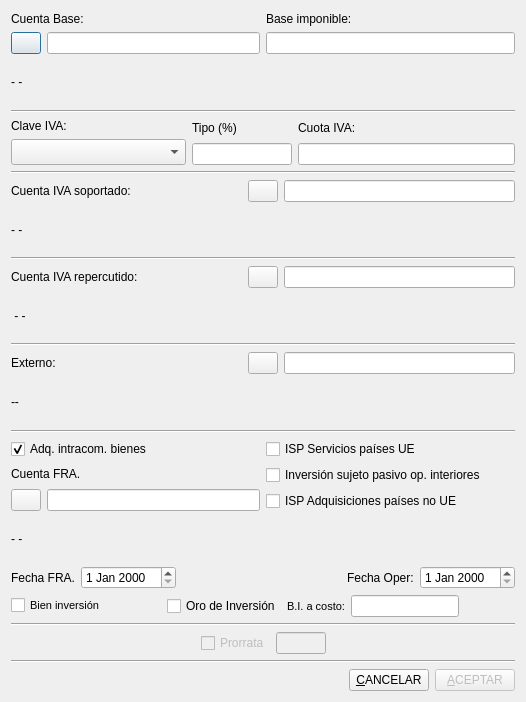
<?xml version="1.0" encoding="UTF-8"?>
<ui version="4.0">
 <author>José Manuel Díez Botella</author>
 <class>aib</class>
 <widget class="QDialog" name="aib">
  <property name="enabled">
   <bool>true</bool>
  </property>
  <property name="geometry">
   <rect>
    <x>0</x>
    <y>0</y>
    <width>526</width>
    <height>702</height>
   </rect>
  </property>
  <property name="windowTitle">
   <string>IVA - AIB / Inversión sujeto pasivo</string>
  </property>
  <layout class="QVBoxLayout" name="verticalLayout_2">
   <item>
    <layout class="QHBoxLayout">
     <property name="spacing">
      <number>6</number>
     </property>
     <property name="leftMargin">
      <number>0</number>
     </property>
     <property name="topMargin">
      <number>0</number>
     </property>
     <property name="rightMargin">
      <number>0</number>
     </property>
     <property name="bottomMargin">
      <number>0</number>
     </property>
     <item>
      <layout class="QVBoxLayout">
       <property name="spacing">
        <number>6</number>
       </property>
       <property name="leftMargin">
        <number>0</number>
       </property>
       <property name="topMargin">
        <number>0</number>
       </property>
       <property name="rightMargin">
        <number>0</number>
       </property>
       <property name="bottomMargin">
        <number>0</number>
       </property>
       <item>
        <widget class="QLabel" name="textLabel1">
         <property name="font">
          <font>
           <pointsize>9</pointsize>
          </font>
         </property>
         <property name="lineWidth">
          <number>1</number>
         </property>
         <property name="text">
          <string>Cuenta Base:</string>
         </property>
         <property name="wordWrap">
          <bool>false</bool>
         </property>
        </widget>
       </item>
       <item>
        <layout class="QHBoxLayout">
         <property name="spacing">
          <number>6</number>
         </property>
         <property name="leftMargin">
          <number>0</number>
         </property>
         <property name="topMargin">
          <number>0</number>
         </property>
         <property name="rightMargin">
          <number>0</number>
         </property>
         <property name="bottomMargin">
          <number>0</number>
         </property>
         <item>
          <widget class="QPushButton" name="ctabasepushButton">
           <property name="minimumSize">
            <size>
             <width>20</width>
             <height>20</height>
            </size>
           </property>
           <property name="maximumSize">
            <size>
             <width>30</width>
             <height>30</height>
            </size>
           </property>
           <property name="text">
            <string/>
           </property>
           <property name="icon">
            <iconset resource="keme.qrc">
             <normaloff>:/iconos/graf/viewer.xpm</normaloff>:/iconos/graf/viewer.xpm</iconset>
           </property>
          </widget>
         </item>
         <item>
          <widget class="QLineEdit" name="CtabaselineEdit">
           <property name="sizePolicy">
            <sizepolicy hsizetype="Preferred" vsizetype="Fixed">
             <horstretch>0</horstretch>
             <verstretch>0</verstretch>
            </sizepolicy>
           </property>
           <property name="maxLength">
            <number>40</number>
           </property>
          </widget>
         </item>
        </layout>
       </item>
      </layout>
     </item>
     <item>
      <layout class="QVBoxLayout">
       <property name="spacing">
        <number>6</number>
       </property>
       <property name="leftMargin">
        <number>0</number>
       </property>
       <property name="topMargin">
        <number>0</number>
       </property>
       <property name="rightMargin">
        <number>0</number>
       </property>
       <property name="bottomMargin">
        <number>0</number>
       </property>
       <item>
        <widget class="QLabel" name="textLabel2">
         <property name="font">
          <font>
           <pointsize>9</pointsize>
          </font>
         </property>
         <property name="text">
          <string>Base imponible:</string>
         </property>
         <property name="wordWrap">
          <bool>false</bool>
         </property>
        </widget>
       </item>
       <item>
        <widget class="QLineEdit" name="baselineEdit">
         <property name="sizePolicy">
          <sizepolicy hsizetype="Preferred" vsizetype="Fixed">
           <horstretch>0</horstretch>
           <verstretch>0</verstretch>
          </sizepolicy>
         </property>
        </widget>
       </item>
      </layout>
     </item>
    </layout>
   </item>
   <item>
    <widget class="QLabel" name="basetextLabel">
     <property name="text">
      <string>- -</string>
     </property>
     <property name="wordWrap">
      <bool>false</bool>
     </property>
    </widget>
   </item>
   <item>
    <widget class="Line" name="line1">
     <property name="frameShape">
      <enum>QFrame::HLine</enum>
     </property>
     <property name="frameShadow">
      <enum>QFrame::Sunken</enum>
     </property>
     <property name="orientation">
      <enum>Qt::Horizontal</enum>
     </property>
    </widget>
   </item>
   <item>
    <layout class="QHBoxLayout">
     <property name="spacing">
      <number>6</number>
     </property>
     <property name="leftMargin">
      <number>0</number>
     </property>
     <property name="topMargin">
      <number>0</number>
     </property>
     <property name="rightMargin">
      <number>0</number>
     </property>
     <property name="bottomMargin">
      <number>0</number>
     </property>
     <item>
      <layout class="QVBoxLayout">
       <property name="spacing">
        <number>6</number>
       </property>
       <property name="leftMargin">
        <number>0</number>
       </property>
       <property name="topMargin">
        <number>0</number>
       </property>
       <property name="rightMargin">
        <number>0</number>
       </property>
       <property name="bottomMargin">
        <number>0</number>
       </property>
       <item>
        <widget class="QLabel" name="TextLabel3">
         <property name="font">
          <font>
           <pointsize>9</pointsize>
          </font>
         </property>
         <property name="text">
          <string>Clave IVA:</string>
         </property>
         <property name="wordWrap">
          <bool>false</bool>
         </property>
        </widget>
       </item>
       <item>
        <widget class="QComboBox" name="ClaveivacomboBox">
         <property name="sizePolicy">
          <sizepolicy hsizetype="Preferred" vsizetype="Fixed">
           <horstretch>0</horstretch>
           <verstretch>0</verstretch>
          </sizepolicy>
         </property>
         <property name="maximumSize">
          <size>
           <width>175</width>
           <height>16777215</height>
          </size>
         </property>
         <property name="font">
          <font>
           <pointsize>11</pointsize>
          </font>
         </property>
        </widget>
       </item>
      </layout>
     </item>
     <item>
      <layout class="QVBoxLayout">
       <property name="spacing">
        <number>6</number>
       </property>
       <property name="leftMargin">
        <number>0</number>
       </property>
       <property name="topMargin">
        <number>0</number>
       </property>
       <property name="rightMargin">
        <number>0</number>
       </property>
       <property name="bottomMargin">
        <number>0</number>
       </property>
       <item>
        <widget class="QLabel" name="textLabel6">
         <property name="sizePolicy">
          <sizepolicy hsizetype="Minimum" vsizetype="Preferred">
           <horstretch>0</horstretch>
           <verstretch>0</verstretch>
          </sizepolicy>
         </property>
         <property name="maximumSize">
          <size>
           <width>100</width>
           <height>32767</height>
          </size>
         </property>
         <property name="font">
          <font>
           <pointsize>9</pointsize>
          </font>
         </property>
         <property name="text">
          <string>Tipo (%)</string>
         </property>
         <property name="wordWrap">
          <bool>false</bool>
         </property>
        </widget>
       </item>
       <item>
        <widget class="QLineEdit" name="TipolineEdit">
         <property name="sizePolicy">
          <sizepolicy hsizetype="Preferred" vsizetype="Fixed">
           <horstretch>0</horstretch>
           <verstretch>0</verstretch>
          </sizepolicy>
         </property>
         <property name="minimumSize">
          <size>
           <width>90</width>
           <height>0</height>
          </size>
         </property>
         <property name="maximumSize">
          <size>
           <width>100</width>
           <height>32767</height>
          </size>
         </property>
         <property name="text">
          <string/>
         </property>
         <property name="readOnly">
          <bool>true</bool>
         </property>
        </widget>
       </item>
      </layout>
     </item>
     <item>
      <layout class="QVBoxLayout">
       <property name="spacing">
        <number>6</number>
       </property>
       <property name="leftMargin">
        <number>0</number>
       </property>
       <property name="topMargin">
        <number>0</number>
       </property>
       <property name="rightMargin">
        <number>0</number>
       </property>
       <property name="bottomMargin">
        <number>0</number>
       </property>
       <item>
        <widget class="QLabel" name="textLabel7">
         <property name="font">
          <font>
           <pointsize>9</pointsize>
          </font>
         </property>
         <property name="text">
          <string>Cuota IVA:</string>
         </property>
         <property name="wordWrap">
          <bool>false</bool>
         </property>
        </widget>
       </item>
       <item>
        <widget class="QLineEdit" name="CuotalineEdit">
         <property name="sizePolicy">
          <sizepolicy hsizetype="Preferred" vsizetype="Fixed">
           <horstretch>0</horstretch>
           <verstretch>0</verstretch>
          </sizepolicy>
         </property>
         <property name="minimumSize">
          <size>
           <width>140</width>
           <height>0</height>
          </size>
         </property>
         <property name="readOnly">
          <bool>true</bool>
         </property>
        </widget>
       </item>
      </layout>
     </item>
    </layout>
   </item>
   <item>
    <widget class="Line" name="line3_2">
     <property name="frameShape">
      <enum>QFrame::HLine</enum>
     </property>
     <property name="frameShadow">
      <enum>QFrame::Sunken</enum>
     </property>
     <property name="orientation">
      <enum>Qt::Horizontal</enum>
     </property>
    </widget>
   </item>
   <item>
    <layout class="QHBoxLayout">
     <property name="spacing">
      <number>6</number>
     </property>
     <property name="leftMargin">
      <number>0</number>
     </property>
     <property name="topMargin">
      <number>0</number>
     </property>
     <property name="rightMargin">
      <number>0</number>
     </property>
     <property name="bottomMargin">
      <number>0</number>
     </property>
     <item>
      <widget class="QLabel" name="textLabel4">
       <property name="minimumSize">
        <size>
         <width>160</width>
         <height>0</height>
        </size>
       </property>
       <property name="font">
        <font>
         <pointsize>9</pointsize>
        </font>
       </property>
       <property name="text">
        <string>Cuenta IVA soportado:</string>
       </property>
       <property name="wordWrap">
        <bool>false</bool>
       </property>
      </widget>
     </item>
     <item>
      <widget class="QPushButton" name="ctaivapushButton">
       <property name="minimumSize">
        <size>
         <width>20</width>
         <height>20</height>
        </size>
       </property>
       <property name="maximumSize">
        <size>
         <width>30</width>
         <height>30</height>
        </size>
       </property>
       <property name="text">
        <string/>
       </property>
       <property name="icon">
        <iconset resource="keme.qrc">
         <normaloff>:/iconos/graf/viewer.xpm</normaloff>:/iconos/graf/viewer.xpm</iconset>
       </property>
      </widget>
     </item>
     <item>
      <widget class="QLineEdit" name="CtaivalineEdit">
       <property name="sizePolicy">
        <sizepolicy hsizetype="Preferred" vsizetype="Fixed">
         <horstretch>0</horstretch>
         <verstretch>0</verstretch>
        </sizepolicy>
       </property>
       <property name="maxLength">
        <number>40</number>
       </property>
      </widget>
     </item>
    </layout>
   </item>
   <item>
    <widget class="QLabel" name="ivatextLabel">
     <property name="sizePolicy">
      <sizepolicy hsizetype="Preferred" vsizetype="Preferred">
       <horstretch>0</horstretch>
       <verstretch>0</verstretch>
      </sizepolicy>
     </property>
     <property name="text">
      <string>- -</string>
     </property>
     <property name="wordWrap">
      <bool>false</bool>
     </property>
    </widget>
   </item>
   <item>
    <widget class="Line" name="line3_3">
     <property name="frameShape">
      <enum>QFrame::HLine</enum>
     </property>
     <property name="frameShadow">
      <enum>QFrame::Sunken</enum>
     </property>
     <property name="orientation">
      <enum>Qt::Horizontal</enum>
     </property>
    </widget>
   </item>
   <item>
    <layout class="QHBoxLayout">
     <property name="spacing">
      <number>6</number>
     </property>
     <property name="leftMargin">
      <number>0</number>
     </property>
     <property name="topMargin">
      <number>0</number>
     </property>
     <property name="rightMargin">
      <number>0</number>
     </property>
     <property name="bottomMargin">
      <number>0</number>
     </property>
     <item>
      <widget class="QLabel" name="textLabel1_2">
       <property name="minimumSize">
        <size>
         <width>161</width>
         <height>0</height>
        </size>
       </property>
       <property name="font">
        <font>
         <pointsize>9</pointsize>
        </font>
       </property>
       <property name="text">
        <string>Cuenta IVA repercutido:</string>
       </property>
       <property name="wordWrap">
        <bool>false</bool>
       </property>
      </widget>
     </item>
     <item>
      <widget class="QPushButton" name="reppushButton">
       <property name="minimumSize">
        <size>
         <width>20</width>
         <height>20</height>
        </size>
       </property>
       <property name="maximumSize">
        <size>
         <width>30</width>
         <height>30</height>
        </size>
       </property>
       <property name="text">
        <string/>
       </property>
       <property name="icon">
        <iconset resource="keme.qrc">
         <normaloff>:/iconos/graf/viewer.xpm</normaloff>:/iconos/graf/viewer.xpm</iconset>
       </property>
      </widget>
     </item>
     <item>
      <widget class="QLineEdit" name="cuentareperlineEdit">
       <property name="sizePolicy">
        <sizepolicy hsizetype="Preferred" vsizetype="Fixed">
         <horstretch>0</horstretch>
         <verstretch>0</verstretch>
        </sizepolicy>
       </property>
       <property name="maxLength">
        <number>40</number>
       </property>
      </widget>
     </item>
    </layout>
   </item>
   <item>
    <widget class="QLabel" name="reptextLabel">
     <property name="sizePolicy">
      <sizepolicy hsizetype="Preferred" vsizetype="Preferred">
       <horstretch>0</horstretch>
       <verstretch>0</verstretch>
      </sizepolicy>
     </property>
     <property name="text">
      <string> - -</string>
     </property>
     <property name="wordWrap">
      <bool>false</bool>
     </property>
    </widget>
   </item>
   <item>
    <widget class="Line" name="line_2">
     <property name="orientation">
      <enum>Qt::Horizontal</enum>
     </property>
    </widget>
   </item>
   <item>
    <layout class="QHBoxLayout" name="horizontalLayout_4">
     <item>
      <widget class="QLabel" name="externo_label">
       <property name="minimumSize">
        <size>
         <width>161</width>
         <height>0</height>
        </size>
       </property>
       <property name="text">
        <string>Externo:</string>
       </property>
      </widget>
     </item>
     <item>
      <widget class="QPushButton" name="externo_pushButton">
       <property name="sizePolicy">
        <sizepolicy hsizetype="Minimum" vsizetype="Minimum">
         <horstretch>0</horstretch>
         <verstretch>0</verstretch>
        </sizepolicy>
       </property>
       <property name="minimumSize">
        <size>
         <width>20</width>
         <height>20</height>
        </size>
       </property>
       <property name="maximumSize">
        <size>
         <width>30</width>
         <height>30</height>
        </size>
       </property>
       <property name="text">
        <string/>
       </property>
       <property name="icon">
        <iconset resource="keme.qrc">
         <normaloff>:/iconos/graf/viewer.xpm</normaloff>:/iconos/graf/viewer.xpm</iconset>
       </property>
       <property name="autoDefault">
        <bool>false</bool>
       </property>
      </widget>
     </item>
     <item>
      <widget class="QLineEdit" name="externo_lineEdit">
       <property name="sizePolicy">
        <sizepolicy hsizetype="Preferred" vsizetype="Fixed">
         <horstretch>0</horstretch>
         <verstretch>0</verstretch>
        </sizepolicy>
       </property>
      </widget>
     </item>
    </layout>
   </item>
   <item>
    <widget class="QLabel" name="descrip_externo_label">
     <property name="sizePolicy">
      <sizepolicy hsizetype="Preferred" vsizetype="Preferred">
       <horstretch>0</horstretch>
       <verstretch>0</verstretch>
      </sizepolicy>
     </property>
     <property name="text">
      <string>--</string>
     </property>
    </widget>
   </item>
   <item>
    <widget class="Line" name="line3">
     <property name="frameShape">
      <enum>QFrame::HLine</enum>
     </property>
     <property name="frameShadow">
      <enum>QFrame::Sunken</enum>
     </property>
     <property name="orientation">
      <enum>Qt::Horizontal</enum>
     </property>
    </widget>
   </item>
   <item>
    <layout class="QHBoxLayout" name="horizontalLayout">
     <item>
      <layout class="QVBoxLayout">
       <property name="spacing">
        <number>6</number>
       </property>
       <property name="leftMargin">
        <number>0</number>
       </property>
       <property name="topMargin">
        <number>0</number>
       </property>
       <property name="rightMargin">
        <number>0</number>
       </property>
       <property name="bottomMargin">
        <number>0</number>
       </property>
       <item>
        <widget class="QCheckBox" name="aibcheckBox">
         <property name="text">
          <string>Adq. intracom. bienes</string>
         </property>
         <property name="checked">
          <bool>true</bool>
         </property>
        </widget>
       </item>
       <item>
        <widget class="QLabel" name="textLabel8">
         <property name="font">
          <font>
           <pointsize>9</pointsize>
          </font>
         </property>
         <property name="text">
          <string>Cuenta FRA.</string>
         </property>
         <property name="wordWrap">
          <bool>false</bool>
         </property>
        </widget>
       </item>
       <item>
        <layout class="QHBoxLayout">
         <property name="spacing">
          <number>6</number>
         </property>
         <property name="leftMargin">
          <number>0</number>
         </property>
         <property name="topMargin">
          <number>0</number>
         </property>
         <property name="rightMargin">
          <number>0</number>
         </property>
         <property name="bottomMargin">
          <number>0</number>
         </property>
         <item>
          <widget class="QPushButton" name="ctafrapushButton">
           <property name="minimumSize">
            <size>
             <width>20</width>
             <height>20</height>
            </size>
           </property>
           <property name="maximumSize">
            <size>
             <width>30</width>
             <height>30</height>
            </size>
           </property>
           <property name="text">
            <string/>
           </property>
           <property name="icon">
            <iconset resource="keme.qrc">
             <normaloff>:/iconos/graf/viewer.xpm</normaloff>:/iconos/graf/viewer.xpm</iconset>
           </property>
          </widget>
         </item>
         <item>
          <widget class="QLineEdit" name="CtafralineEdit">
           <property name="sizePolicy">
            <sizepolicy hsizetype="Preferred" vsizetype="Fixed">
             <horstretch>0</horstretch>
             <verstretch>0</verstretch>
            </sizepolicy>
           </property>
           <property name="maxLength">
            <number>40</number>
           </property>
          </widget>
         </item>
        </layout>
       </item>
      </layout>
     </item>
     <item>
      <layout class="QVBoxLayout" name="verticalLayout">
       <item>
        <widget class="QCheckBox" name="autofacturacheckBox">
         <property name="text">
          <string>ISP Servicios países UE</string>
         </property>
        </widget>
       </item>
       <item>
        <widget class="QCheckBox" name="isp_interiorescheckBox">
         <property name="text">
          <string>Inversión sujeto pasivo op. interiores</string>
         </property>
        </widget>
       </item>
       <item>
        <widget class="QCheckBox" name="autofacturaNoUecheckBox">
         <property name="text">
          <string>ISP Adquisiciones países no UE</string>
         </property>
        </widget>
       </item>
      </layout>
     </item>
    </layout>
   </item>
   <item>
    <widget class="QLabel" name="fratextLabel">
     <property name="text">
      <string>- -</string>
     </property>
     <property name="wordWrap">
      <bool>false</bool>
     </property>
    </widget>
   </item>
   <item>
    <layout class="QHBoxLayout" name="horizontalLayout_2">
     <item>
      <widget class="QLabel" name="textLabel8_2">
       <property name="font">
        <font>
         <pointsize>9</pointsize>
        </font>
       </property>
       <property name="text">
        <string>Fecha FRA.</string>
       </property>
       <property name="wordWrap">
        <bool>false</bool>
       </property>
      </widget>
     </item>
     <item>
      <widget class="QDateEdit" name="FechafradateEdit">
       <property name="calendarPopup">
        <bool>false</bool>
       </property>
       <property name="currentSectionIndex">
        <number>0</number>
       </property>
      </widget>
     </item>
     <item>
      <spacer name="horizontalSpacer">
       <property name="orientation">
        <enum>Qt::Horizontal</enum>
       </property>
       <property name="sizeHint" stdset="0">
        <size>
         <width>18</width>
         <height>20</height>
        </size>
       </property>
      </spacer>
     </item>
     <item>
      <widget class="QLabel" name="textLabel8_3">
       <property name="font">
        <font>
         <pointsize>9</pointsize>
        </font>
       </property>
       <property name="text">
        <string>Fecha Oper:</string>
       </property>
       <property name="wordWrap">
        <bool>false</bool>
       </property>
      </widget>
     </item>
     <item>
      <widget class="QDateEdit" name="fechaoperaciondateEdit"/>
     </item>
    </layout>
   </item>
   <item>
    <layout class="QHBoxLayout" name="horizontalLayout_3">
     <item>
      <widget class="QCheckBox" name="bieninversioncheckBox">
       <property name="font">
        <font>
         <pointsize>8</pointsize>
        </font>
       </property>
       <property name="text">
        <string>Bien inversión</string>
       </property>
      </widget>
     </item>
     <item>
      <spacer name="horizontalSpacer_2">
       <property name="orientation">
        <enum>Qt::Horizontal</enum>
       </property>
       <property name="sizeHint" stdset="0">
        <size>
         <width>13</width>
         <height>20</height>
        </size>
       </property>
      </spacer>
     </item>
     <item>
      <widget class="QCheckBox" name="oro_inversion_checkBox">
       <property name="text">
        <string>Oro de Inversión</string>
       </property>
      </widget>
     </item>
     <item>
      <widget class="QLabel" name="label">
       <property name="font">
        <font>
         <pointsize>8</pointsize>
        </font>
       </property>
       <property name="text">
        <string>B.I. a costo:</string>
       </property>
      </widget>
     </item>
     <item>
      <widget class="QLineEdit" name="bicostelineEdit">
       <property name="sizePolicy">
        <sizepolicy hsizetype="Preferred" vsizetype="Fixed">
         <horstretch>0</horstretch>
         <verstretch>0</verstretch>
        </sizepolicy>
       </property>
      </widget>
     </item>
     <item>
      <spacer name="horizontalSpacer_3">
       <property name="orientation">
        <enum>Qt::Horizontal</enum>
       </property>
       <property name="sizeHint" stdset="0">
        <size>
         <width>18</width>
         <height>20</height>
        </size>
       </property>
      </spacer>
     </item>
    </layout>
   </item>
   <item>
    <widget class="Line" name="line4">
     <property name="frameShape">
      <enum>QFrame::HLine</enum>
     </property>
     <property name="frameShadow">
      <enum>QFrame::Sunken</enum>
     </property>
     <property name="orientation">
      <enum>Qt::Horizontal</enum>
     </property>
    </widget>
   </item>
   <item>
    <layout class="QHBoxLayout">
     <item>
      <spacer>
       <property name="orientation">
        <enum>Qt::Horizontal</enum>
       </property>
       <property name="sizeHint" stdset="0">
        <size>
         <width>40</width>
         <height>20</height>
        </size>
       </property>
      </spacer>
     </item>
     <item>
      <widget class="QCheckBox" name="prorratacheckBox">
       <property name="enabled">
        <bool>false</bool>
       </property>
       <property name="text">
        <string>Prorrata</string>
       </property>
      </widget>
     </item>
     <item>
      <widget class="QLineEdit" name="prorratalineEdit">
       <property name="enabled">
        <bool>false</bool>
       </property>
       <property name="sizePolicy">
        <sizepolicy hsizetype="Preferred" vsizetype="Fixed">
         <horstretch>0</horstretch>
         <verstretch>0</verstretch>
        </sizepolicy>
       </property>
       <property name="maximumSize">
        <size>
         <width>50</width>
         <height>16777215</height>
        </size>
       </property>
      </widget>
     </item>
     <item>
      <spacer>
       <property name="orientation">
        <enum>Qt::Horizontal</enum>
       </property>
       <property name="sizeHint" stdset="0">
        <size>
         <width>40</width>
         <height>20</height>
        </size>
       </property>
      </spacer>
     </item>
    </layout>
   </item>
   <item>
    <widget class="Line" name="line">
     <property name="orientation">
      <enum>Qt::Horizontal</enum>
     </property>
    </widget>
   </item>
   <item>
    <layout class="QHBoxLayout">
     <property name="spacing">
      <number>6</number>
     </property>
     <property name="leftMargin">
      <number>0</number>
     </property>
     <property name="topMargin">
      <number>0</number>
     </property>
     <property name="rightMargin">
      <number>0</number>
     </property>
     <property name="bottomMargin">
      <number>0</number>
     </property>
     <item>
      <spacer>
       <property name="orientation">
        <enum>Qt::Horizontal</enum>
       </property>
       <property name="sizeHint" stdset="0">
        <size>
         <width>40</width>
         <height>20</height>
        </size>
       </property>
      </spacer>
     </item>
     <item>
      <widget class="QPushButton" name="CancelarButton">
       <property name="text">
        <string>&amp;CANCELAR</string>
       </property>
       <property name="icon">
        <iconset resource="keme.qrc">
         <normaloff>:/iconos/graf/borrar.png</normaloff>:/iconos/graf/borrar.png</iconset>
       </property>
       <property name="shortcut">
        <string>Alt+C</string>
       </property>
      </widget>
     </item>
     <item>
      <widget class="QPushButton" name="AceptarButton">
       <property name="enabled">
        <bool>false</bool>
       </property>
       <property name="text">
        <string>&amp;ACEPTAR</string>
       </property>
       <property name="icon">
        <iconset resource="keme.qrc">
         <normaloff>:/iconos/graf/check2.png</normaloff>:/iconos/graf/check2.png</iconset>
       </property>
       <property name="shortcut">
        <string>Alt+A</string>
       </property>
      </widget>
     </item>
    </layout>
   </item>
  </layout>
 </widget>
 <layoutdefault spacing="6" margin="11"/>
 <tabstops>
  <tabstop>ctaivapushButton</tabstop>
  <tabstop>reppushButton</tabstop>
  <tabstop>ClaveivacomboBox</tabstop>
  <tabstop>TipolineEdit</tabstop>
  <tabstop>CuotalineEdit</tabstop>
  <tabstop>CtaivalineEdit</tabstop>
  <tabstop>cuentareperlineEdit</tabstop>
  <tabstop>externo_lineEdit</tabstop>
  <tabstop>aibcheckBox</tabstop>
  <tabstop>autofacturacheckBox</tabstop>
  <tabstop>isp_interiorescheckBox</tabstop>
  <tabstop>ctafrapushButton</tabstop>
  <tabstop>CtafralineEdit</tabstop>
  <tabstop>autofacturaNoUecheckBox</tabstop>
  <tabstop>FechafradateEdit</tabstop>
  <tabstop>fechaoperaciondateEdit</tabstop>
  <tabstop>bieninversioncheckBox</tabstop>
  <tabstop>oro_inversion_checkBox</tabstop>
  <tabstop>bicostelineEdit</tabstop>
  <tabstop>prorratacheckBox</tabstop>
  <tabstop>prorratalineEdit</tabstop>
  <tabstop>CtabaselineEdit</tabstop>
  <tabstop>baselineEdit</tabstop>
  <tabstop>externo_pushButton</tabstop>
  <tabstop>CancelarButton</tabstop>
  <tabstop>ctabasepushButton</tabstop>
 </tabstops>
 <resources>
  <include location="keme.qrc"/>
 </resources>
 <connections>
  <connection>
   <sender>CancelarButton</sender>
   <signal>clicked()</signal>
   <receiver>aib</receiver>
   <slot>reject()</slot>
   <hints>
    <hint type="sourcelabel">
     <x>255</x>
     <y>681</y>
    </hint>
    <hint type="destinationlabel">
     <x>20</x>
     <y>20</y>
    </hint>
   </hints>
  </connection>
 </connections>
</ui>
